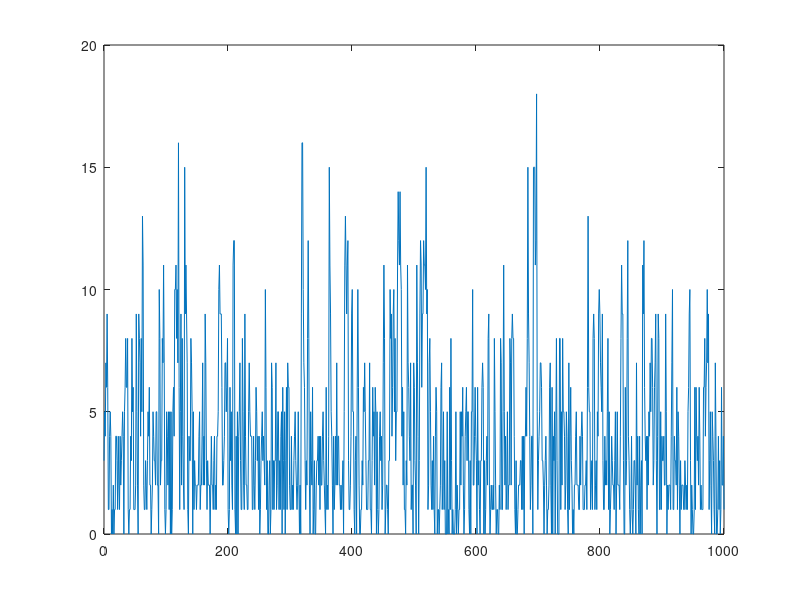

Write MATLAB code to recreate this figure.
A = [3
5
4
7
6
9
6
1
1
4
5
4
0
1
0
2
0
1
1
4
4
3
1
4
2
1
4
2
3
4
5
4
0
5
6
8
6
6
8
1
0
1
1
4
3
8
5
6
1
1
1
2
9
5
2
0
9
8
7
4
8
5
13
11
2
1
1
3
2
1
3
5
4
6
2
2
0
1
2
5
4
3
3
2
5
5
2
2
0
10
8
2
3
3
8
7
11
7
1
0
1
5
4
2
5
1
5
0
5
0
1
5
6
4
10
10
11
8
10
7
16
6
1
5
9
2
8
4
2
1
15
9
11
9
7
1
0
4
3
3
8
7
5
0
5
1
3
2
2
1
2
2
2
4
5
1
2
2
4
7
2
4
2
9
7
3
1
3
2
2
2
0
2
4
2
2
1
3
4
1
2
1
4
4
5
10
11
9
9
9
6
2
2
3
4
7
7
5
6
8
1
0
1
6
3
5
2
1
11
12
12
1
0
4
0
5
0
4
5
7
3
1
1
8
5
2
1
9
4
2
2
1
1
5
7
5
4
4
4
1
1
4
2
1
3
6
5
3
4
1
4
0
1
3
4
5
3
4
3
2
10
6
1
3
0
0
2
3
0
1
7
6
1
3
1
3
3
7
1
2
5
5
1
3
1
4
5
0
6
3
1
5
0
3
6
1
7
6
6
2
1
1
4
1
2
1
3
4
5
3
2
1
2
5
2
0
2
0
9
16
16
10
7
6
3
1
3
2
8
12
8
2
0
5
3
2
6
0
1
3
0
0
2
3
3
4
2
4
1
4
2
2
4
5
3
2
1
0
6
1
2
1
4
15
11
9
5
4
2
0
4
1
2
4
2
7
2
4
4
2
2
1
2
1
2
3
0
5
11
13
11
9
11
12
3
1
1
2
4
9
10
5
5
1
0
3
4
0
6
10
6
2
0
0
1
1
3
2
6
5
7
5
3
1
1
1
3
3
7
1
1
0
3
6
4
5
2
6
5
0
5
1
0
1
4
5
3
4
1
2
7
11
8
0
1
2
2
1
0
3
3
10
8
9
4
6
9
10
5
8
3
5
5
11
14
12
11
14
11
10
4
6
2
5
1
1
0
3
2
11
7
6
4
3
7
1
2
2
0
7
6
3
2
0
11
7
4
0
3
9
12
11
6
9
9
12
11
11
10
15
9
10
1
2
7
8
5
2
1
3
1
4
1
0
4
6
5
0
1
1
0
1
2
6
7
1
2
5
1
3
0
0
0
5
0
1
0
6
1
8
3
0
1
0
0
0
1
5
0
2
1
0
1
1
5
2
5
4
6
2
0
1
4
5
6
3
5
5
1
0
3
0
5
5
10
2
2
4
6
4
3
0
6
2
3
1
0
3
3
6
7
6
0
3
0
1
3
4
2
8
9
2
0
1
2
1
1
2
1
8
5
2
0
1
1
0
0
2
1
8
7
1
1
5
11
5
2
4
1
2
5
1
2
2
8
7
2
8
9
8
8
4
1
0
3
0
0
1
2
2
2
3
3
1
4
1
4
0
4
4
6
4
8
15
9
7
4
1
2
4
4
0
15
15
15
11
12
18
5
1
3
4
5
7
7
6
3
3
2
0
2
3
4
2
0
1
1
2
6
7
2
0
6
0
4
3
5
0
4
8
3
0
0
0
8
8
1
5
2
8
5
5
4
1
2
5
4
1
0
7
1
4
6
3
2
0
1
0
2
2
4
5
2
2
2
1
1
4
2
4
5
4
1
1
1
2
2
3
1
6
13
6
5
5
1
2
3
1
8
9
8
1
2
3
1
5
4
9
10
9
7
6
5
9
3
1
1
4
2
3
2
5
8
1
5
0
1
2
4
3
2
2
1
3
5
0
2
5
2
2
2
1
4
8
11
9
9
3
0
0
6
2
3
8
12
4
3
1
0
1
4
1
0
1
3
3
2
0
7
2
4
1
0
4
0
2
3
0
11
9
12
6
4
3
4
1
4
2
5
4
7
5
8
8
6
2
3
6
7
9
3
0
4
9
8
1
1
5
1
4
3
3
4
2
2
9
5
0
2
1
2
2
2
1
4
7
10
1
1
4
3
3
2
6
1
5
4
2
0
3
1
2
2
2
1
1
3
2
1
2
1
5
6
9
10
3
0
2
1
0
0
1
6
1
6
4
3
4
2
6
4
1
2
1
1
1
6
6
8
4
6
7
10
7
9
1
3
5
2
0
5
4
3
1
0
7
4
0
0
1
4
1
3
0
1
6
2
2
4
1];
X = linspace(0,1000,1000);
plot(X,A)